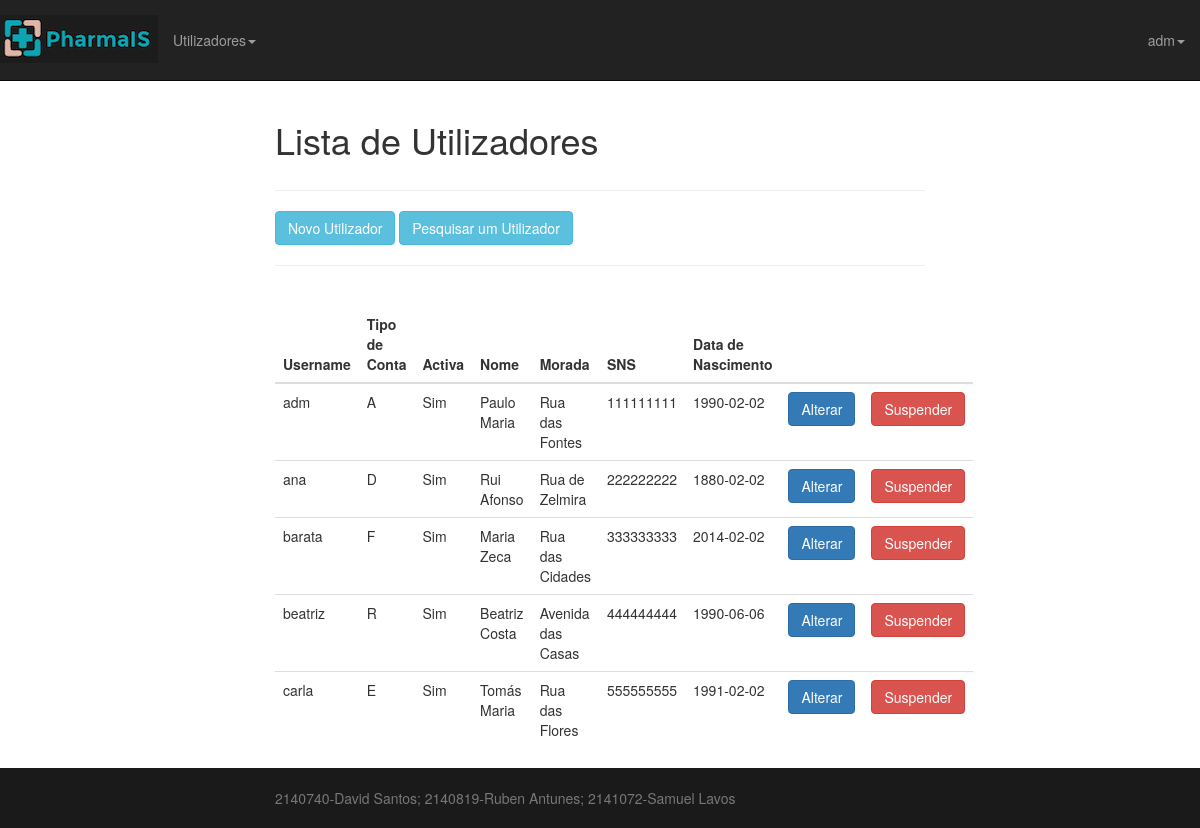
Screenshot of /Site/utilizadores.php (signed in) with the database file from the repository.
### tables this page shows
CREATE TABLE IF NOT EXISTS `users` (
  `id` int(10) unsigned NOT NULL AUTO_INCREMENT,
  `name` varchar(255) NOT NULL,
  `password` varchar(255) NOT NULL,
  `type` varchar(1) NOT NULL,
  `active` bit(1) NOT NULL,
  `nome` varchar(100) NOT NULL,
  `morada` varchar(150) NOT NULL,
  `sns` varchar(9) NOT NULL,
  `dataNascimento` varchar(10) NOT NULL,
  `remember_token` varchar(100) DEFAULT NULL,
  `created_at` timestamp NULL DEFAULT NULL,
  `updated_at` timestamp NULL DEFAULT NULL,
  PRIMARY KEY (`id`),
  UNIQUE KEY `sns` (`sns`)
);

### Site/utilizadores.php (called while the page is built, shortened)
<?php
	require_once("model/autenticacao.model.php");
	require_once("model/utilizadores.model.php");
	$name = "";
	$type= "";
	$active= 0;
	$nome = "";
	$morada= "";
	$sns = 0;
	$dataNascimento = "";
 	$utilizadores = filterUtilizadoresNome($name,$type,$active,$nome,$morada,$sns,$dataNascimento);
	$tituloPagina = "Lista de Utilizadores";
	require("view/top.template.php");
	require("view/utilizadores_form.view2.php");
	require("view/utilizadores.subview.php");
	require("view/bottom.template.php");

### Site/model/autenticacao.model.php (called while the page is built, shortened)
<?php
require_once("inc/db.php");
function isUserLogged(){
    return isset($_SESSION['UserInfo']);
}
function isUserAnonimo(){
    return !isUserLogged();
}
function isUserAdmin(){
    if (isset($_SESSION['UserInfo']))
        return $_SESSION['UserInfo']['type']=='A';
    return false;
}
function getUserInfo(){
    if (isset($_SESSION['UserInfo']))
        return $_SESSION['UserInfo'];
    return array();
}

### Site/inc/db.php (called while the page is built, shortened)
<?php
function db(){
	$maquina = "localhost";
	$utilizador = "root";
	$senha="";
	$bd="dbis";
	$_ApplicationDBConnection = @new mysqli($maquina, $utilizador, $senha, $bd);
	return $_ApplicationDBConnection;
}

### Site/model/utilizadores.model.php (called while the page is built, shortened)
<?php
require_once("inc/db.php");
function filterUtilizadoresNome($nome){
	$query = "SELECT id, name, type, active, nome, morada, sns, dataNascimento  ".
	         "FROM users ".
			" WHERE (nome like ?)";
	$nome= "%$nome%";
	$stmt= db()->prepare($query);
	$stmt->bind_param("s", $nome);
	$stmt->execute();
	$result = $stmt->get_result();
	return $result->fetch_all(MYSQL_ASSOC);
}

### Site/view/utilizadores.subview.php (the view, shortened to what this page needs)
<?php  require_once("model/autenticacao.model.php") ?>
<table class="table">
	<thead>
  		<tr>
			<th>Username</th>
			<th>Tipo de Conta</th>
			<th>Activa</th>
			<th>Nome</th>
			<th>Morada</th>
			<th>SNS</th>
			<th>Data de Nascimento</th>
			<?php if (isUserAdmin()): ?>
				<th></th>
				<th></th>
			<?php endif; ?>
		</tr>
	</thead>
	<tbody>
	 	<?php
	 		foreach ($utilizadores as $linha) {
				echo "\n<tr>";
				echo "<td>".$linha['name']."</td>";
				echo "<td>".$linha['type']."</td>";
				if ($linha['active'] == "1")
					echo "<td>Sim</td>";
				else
				 	echo "<td>Não</td>";
				echo "<td>".$linha['nome']."</td>";
				echo "<td>".$linha['morada']."</td>";
				echo "<td>".$linha['sns']."</td>";
				echo "<td>".$linha['dataNascimento']."</td>";
				?>
			<?php if (isUserAdmin()): ?>
				<?php echo '<td><a class="btn btn-primary" href="utilizadores_update.php?id='.$linha['id'].'" role="button">Alterar</a></td>';?>
					<td>
						<form action="#" method="POST">
							<input type="submit" class="btn btn-danger" role="button" value="Suspender">
						</form>
					</td>
				</tr>
			<?php endif; ?>
	    <?php } ?>
	</tbody>
</table>

### Site/view/top.template.php (shortened to what this page needs)
 <?php  require_once("model/autenticacao.model.php") ?>
<!DOCTYPE html>
<html lang="pt">
<head>
    <link href="css/bootstrap.min.css" rel="stylesheet">
    <link href="css/logo-nav.css" rel="stylesheet">
    <link href="css/custom.css" rel="stylesheet">
</head>
<body>
    <nav class="navbar navbar-inverse navbar-fixed-top" role="navigation">
        <div class="container-fluid">
            <div class="navbar-header">
                <a class="navbar-brand" href="index.php">
                    <img src="img/logo-black.png" alt="Logotipo">
                </a>
            </div>
            <div class="collapse navbar-collapse" id="bs-example-navbar-collapse-1">
                <ul class="nav navbar-nav navbar-left">
                    <?php if (isUserAdmin()): ?>
                        <li class="dropdown">
                            <a href="#" class="dropdown-toggle" data-toggle="dropdown">Utilizadores<b class="caret"></b></a>
                        </li>
                <?php endif; ?>
                </ul>
   <ul class="nav navbar-nav navbar-right">
                    <?php if(isUserAnonimo()): ?>
                        <li>
                            <a href="login.php">Login</a>
                        </li>
                    <?php else: ?>
                        <li class="dropdown">
                            <a href="#" class="dropdown-toggle" data-toggle="dropdown"><?php echo getUserInfo()['name'];?><b class="caret"></b></a>
                        </li>
                    <?php endif; ?>
                </ul>
            </div>
        </div>
    </nav>
    <div class="container">
        <div class="row">
            <div class="col-lg-12">
                <h1><?php echo isset($tituloPagina) ? $tituloPagina: "PharmaIS"; ?></h1>
            </div>
        </div>
        <div class="row">
            <div class="col-lg-12">

### Site/view/utilizadores_form.view2.php (shortened to what this page needs)
<hr>
<a class="btn btn-info" href="utilizadores_create.php" role="button">Novo Utilizador</a>
<a class="btn btn-info" href="utilizadores_pesquisar.php" role="button">Pesquisar um  Utilizador</a>
<hr>
<br>

### Site/view/bottom.template.php (shortened to what this page needs)
            </div>
        </div>
    </div>
    <footer class="footer hidden-xs">
	    <div class="container">
	        <p class="text-muted">2140740-David Santos; 2140819-Ruben Antunes; 2141072-Samuel Lavos</p>
	    </div>
    </footer>
</body>
</html>

### Site/css/logo-nav.css (style rules this page uses)
body { padding-top: 70px; }
.navbar-fixed-top .nav { padding: 15px 0; }
.navbar-fixed-top .navbar-brand { padding: 0 15px; }
@media (min-width:768px) { body { padding-top: 100px; } }
@media (min-width:768px) { .navbar-fixed-top .navbar-brand { padding: 15px 0; } }

### Site/css/custom.css (style rules this page uses)
html { position: relative; min-height: 100%; }
body { margin-bottom: 60px; }
.footer { position: absolute; bottom: 0; width: 100%; height: 60px; background-color: #1A1A1A; }
.container { width: auto; max-width: 680px; padding: 0 15px; }
.container .text-muted { margin: 20px 0; }

### rows the page displays
users: name "adm", type "A", active "Sim", nome "Paulo Maria", morada "Rua das Fontes", sns "111111111", dataNascimento "1990-02-02"
users: name "ana", type "D", active "Sim", nome "Rui Afonso", morada "Rua de Zelmira", sns "222222222", dataNascimento "1880-02-02"
users: name "barata", type "F", active "Sim", nome "Maria Zeca", morada "Rua das Cidades", sns "333333333", dataNascimento "2014-02-02"
users: name "beatriz", type "R", active "Sim", nome "Beatriz Costa", morada "Avenida das Casas", sns "444444444", dataNascimento "1990-06-06"
users: name "carla", type "E", active "Sim", nome "Tomás Maria", morada "Rua das Flores", sns "555555555", dataNascimento "1991-02-02"

### other values shown
$tituloPagina "Lista de Utilizadores"
